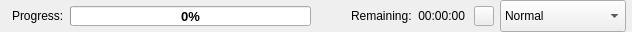
          <widget class="QFrame" name="frame_bottom">
           <property name="sizePolicy">
            <sizepolicy hsizetype="Preferred" vsizetype="Preferred">
             <horstretch>0</horstretch>
             <verstretch>0</verstretch>
            </sizepolicy>
           </property>
           <property name="minimumSize">
            <size>
             <width>0</width>
             <height>32</height>
            </size>
           </property>
           <property name="maximumSize">
            <size>
             <width>3840</width>
             <height>32</height>
            </size>
           </property>
           <property name="frameShape">
            <enum>QFrame::Shape::NoFrame</enum>
           </property>
           <property name="frameShadow">
            <enum>QFrame::Shadow::Raised</enum>
           </property>
           <layout class="QHBoxLayout" name="horizontalLayout">
            <property name="spacing">
             <number>6</number>
            </property>
            <property name="leftMargin">
             <number>12</number>
            </property>
            <property name="topMargin">
             <number>0</number>
            </property>
            <property name="rightMargin">
             <number>6</number>
            </property>
            <property name="bottomMargin">
             <number>0</number>
            </property>
            <item>
             <widget class="QLabel" name="label_Progress">
              <property name="enabled">
               <bool>true</bool>
              </property>
              <property name="maximumSize">
               <size>
                <width>3840</width>
                <height>16777215</height>
               </size>
              </property>
              <property name="autoFillBackground">
               <bool>false</bool>
              </property>
              <property name="text">
               <string>Progress:</string>
              </property>
             </widget>
            </item>
            <item>
             <widget class="QProgressBar" name="progressBar">
              <property name="enabled">
               <bool>true</bool>
              </property>
              <property name="sizePolicy">
               <sizepolicy hsizetype="Expanding" vsizetype="Fixed">
                <horstretch>0</horstretch>
                <verstretch>0</verstretch>
               </sizepolicy>
              </property>
              <property name="minimumSize">
               <size>
                <width>241</width>
                <height>20</height>
               </size>
              </property>
              <property name="maximumSize">
               <size>
                <width>3840</width>
                <height>20</height>
               </size>
              </property>
              <property name="font">
               <font>
                <pointsize>10</pointsize>
                <bold>true</bold>
                <kerning>true</kerning>
               </font>
              </property>
              <property name="focusPolicy">
               <enum>Qt::FocusPolicy::NoFocus</enum>
              </property>
              <property name="acceptDrops">
               <bool>false</bool>
              </property>
              <property name="autoFillBackground">
               <bool>false</bool>
              </property>
              <property name="styleSheet">
               <string notr="true"/>
              </property>
              <property name="locale">
               <locale language="English" country="UnitedStates"/>
              </property>
              <property name="inputMethodHints">
               <set>Qt::InputMethodHint::ImhNone</set>
              </property>
              <property name="value">
               <number>0</number>
              </property>
              <property name="alignment">
               <set>Qt::AlignmentFlag::AlignCenter</set>
              </property>
              <property name="textVisible">
               <bool>true</bool>
              </property>
              <property name="invertedAppearance">
               <bool>false</bool>
              </property>
              <property name="format">
               <string notr="true">%p%</string>
              </property>
             </widget>
            </item>
            <item>
             <spacer name="horizontalSpacer_34">
              <property name="orientation">
               <enum>Qt::Orientation::Horizontal</enum>
              </property>
              <property name="sizeType">
               <enum>QSizePolicy::Policy::Fixed</enum>
              </property>
              <property name="sizeHint" stdset="0">
               <size>
                <width>5</width>
                <height>20</height>
               </size>
              </property>
             </spacer>
            </item>
            <item>
             <widget class="QLabel" name="labelAnimation">
              <property name="minimumSize">
               <size>
                <width>18</width>
                <height>18</height>
               </size>
              </property>
              <property name="maximumSize">
               <size>
                <width>18</width>
                <height>18</height>
               </size>
              </property>
              <property name="text">
               <string/>
              </property>
              <property name="scaledContents">
               <bool>true</bool>
              </property>
             </widget>
            </item>
            <item>
             <spacer name="horizontalSpacer_4">
              <property name="orientation">
               <enum>Qt::Orientation::Horizontal</enum>
              </property>
              <property name="sizeType">
               <enum>QSizePolicy::Policy::Fixed</enum>
              </property>
              <property name="sizeHint" stdset="0">
               <size>
                <width>5</width>
                <height>20</height>
               </size>
              </property>
             </spacer>
            </item>
            <item>
             <widget class="QLabel" name="label_Remaining">
              <property name="autoFillBackground">
               <bool>false</bool>
              </property>
              <property name="text">
               <string>Remaining:</string>
              </property>
             </widget>
            </item>
            <item>
             <widget class="QLabel" name="label_RemTime">
              <property name="layoutDirection">
               <enum>Qt::LayoutDirection::LeftToRight</enum>
              </property>
              <property name="autoFillBackground">
               <bool>false</bool>
              </property>
              <property name="text">
               <string notr="true">00:00:00</string>
              </property>
              <property name="alignment">
               <set>Qt::AlignmentFlag::AlignRight|Qt::AlignmentFlag::AlignTrailing|Qt::AlignmentFlag::AlignVCenter</set>
              </property>
             </widget>
            </item>
            <item>
             <spacer name="horizontalSpacer_17">
              <property name="orientation">
               <enum>Qt::Orientation::Horizontal</enum>
              </property>
              <property name="sizeType">
               <enum>QSizePolicy::Policy::Fixed</enum>
              </property>
              <property name="sizeHint" stdset="0">
               <size>
                <width>3</width>
                <height>20</height>
               </size>
              </property>
             </spacer>
            </item>
            <item alignment="Qt::AlignmentFlag::AlignRight">
             <widget class="QPushButton" name="settings">
              <property name="enabled">
               <bool>true</bool>
              </property>
              <property name="sizePolicy">
               <sizepolicy hsizetype="Minimum" vsizetype="Expanding">
                <horstretch>0</horstretch>
                <verstretch>0</verstretch>
               </sizepolicy>
              </property>
              <property name="minimumSize">
               <size>
                <width>20</width>
                <height>20</height>
               </size>
              </property>
              <property name="maximumSize">
               <size>
                <width>20</width>
                <height>20</height>
               </size>
              </property>
              <property name="toolTip">
               <string>Settings</string>
              </property>
              <property name="text">
               <string/>
              </property>
             </widget>
            </item>
            <item>
             <widget class="QComboBox" name="comboBox_changePrio">
              <property name="minimumSize">
               <size>
                <width>126</width>
                <height>0</height>
               </size>
              </property>
              <property name="maximumSize">
               <size>
                <width>126</width>
                <height>126</height>
               </size>
              </property>
              <property name="currentIndex">
               <number>2</number>
              </property>
              <item>
               <property name="text">
                <string>Lowest</string>
               </property>
              </item>
              <item>
               <property name="text">
                <string>Low</string>
               </property>
              </item>
              <item>
               <property name="text">
                <string>Normal</string>
               </property>
              </item>
              <item>
               <property name="text">
                <string>High</string>
               </property>
              </item>
              <item>
               <property name="text">
                <string>Highest</string>
               </property>
              </item>
             </widget>
            </item>
           </layout>
          </widget>
